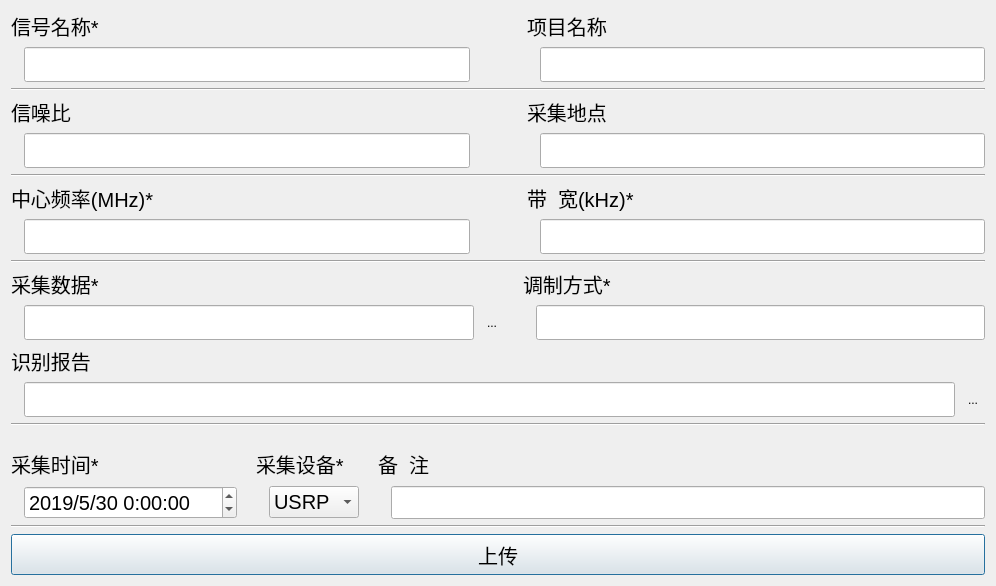
<?xml version="1.0" encoding="UTF-8"?>
<ui version="4.0">
 <class>Dialog</class>
 <widget class="QDialog" name="Dialog">
  <property name="geometry">
   <rect>
    <x>0</x>
    <y>0</y>
    <width>996</width>
    <height>586</height>
   </rect>
  </property>
  <property name="minimumSize">
   <size>
    <width>0</width>
    <height>0</height>
   </size>
  </property>
  <property name="maximumSize">
   <size>
    <width>16777215</width>
    <height>16777215</height>
   </size>
  </property>
  <property name="windowTitle">
   <string>现场干扰数据IQ识别记录</string>
  </property>
  <layout class="QVBoxLayout" name="verticalLayout">
   <item>
    <layout class="QGridLayout" name="gridLayout_5">
     <item row="0" column="0" colspan="2">
      <widget class="QLabel" name="label_6">
       <property name="font">
        <font>
         <pointsize>15</pointsize>
        </font>
       </property>
       <property name="text">
        <string>信号名称*</string>
       </property>
      </widget>
     </item>
     <item row="0" column="3" colspan="2">
      <widget class="QLabel" name="label_5">
       <property name="font">
        <font>
         <pointsize>15</pointsize>
        </font>
       </property>
       <property name="text">
        <string>项目名称</string>
       </property>
      </widget>
     </item>
     <item row="1" column="0">
      <widget class="QLabel" name="label_11">
       <property name="text">
        <string/>
       </property>
      </widget>
     </item>
     <item row="1" column="1">
      <widget class="QLineEdit" name="lineEdit_3">
       <property name="minimumSize">
        <size>
         <width>0</width>
         <height>35</height>
        </size>
       </property>
       <property name="font">
        <font>
         <pointsize>15</pointsize>
        </font>
       </property>
       <property name="text">
        <string/>
       </property>
      </widget>
     </item>
     <item row="1" column="2">
      <widget class="QLabel" name="label_30">
       <property name="minimumSize">
        <size>
         <width>45</width>
         <height>0</height>
        </size>
       </property>
       <property name="text">
        <string/>
       </property>
      </widget>
     </item>
     <item row="1" column="3">
      <widget class="QLabel" name="label_9">
       <property name="text">
        <string/>
       </property>
      </widget>
     </item>
     <item row="1" column="4">
      <widget class="QLineEdit" name="lineEdit_2">
       <property name="minimumSize">
        <size>
         <width>0</width>
         <height>35</height>
        </size>
       </property>
       <property name="font">
        <font>
         <pointsize>15</pointsize>
        </font>
       </property>
      </widget>
     </item>
    </layout>
   </item>
   <item>
    <widget class="Line" name="line_2">
     <property name="orientation">
      <enum>Qt::Horizontal</enum>
     </property>
    </widget>
   </item>
   <item>
    <layout class="QGridLayout" name="gridLayout_2">
     <item row="1" column="0">
      <widget class="QLabel" name="label_15">
       <property name="text">
        <string/>
       </property>
      </widget>
     </item>
     <item row="0" column="0" colspan="2">
      <widget class="QLabel" name="label_8">
       <property name="minimumSize">
        <size>
         <width>81</width>
         <height>0</height>
        </size>
       </property>
       <property name="maximumSize">
        <size>
         <width>81</width>
         <height>16777215</height>
        </size>
       </property>
       <property name="font">
        <font>
         <pointsize>15</pointsize>
        </font>
       </property>
       <property name="text">
        <string>信噪比</string>
       </property>
      </widget>
     </item>
     <item row="1" column="2">
      <widget class="QLabel" name="label_28">
       <property name="minimumSize">
        <size>
         <width>45</width>
         <height>0</height>
        </size>
       </property>
       <property name="text">
        <string/>
       </property>
      </widget>
     </item>
     <item row="0" column="3" colspan="2">
      <widget class="QLabel" name="label_10">
       <property name="font">
        <font>
         <pointsize>15</pointsize>
        </font>
       </property>
       <property name="text">
        <string>采集地点</string>
       </property>
      </widget>
     </item>
     <item row="1" column="1">
      <widget class="QLineEdit" name="lineEdit_5">
       <property name="minimumSize">
        <size>
         <width>165</width>
         <height>35</height>
        </size>
       </property>
       <property name="maximumSize">
        <size>
         <width>16777215</width>
         <height>16777215</height>
        </size>
       </property>
       <property name="font">
        <font>
         <pointsize>15</pointsize>
        </font>
       </property>
      </widget>
     </item>
     <item row="1" column="3">
      <widget class="QLabel" name="label_19">
       <property name="text">
        <string/>
       </property>
      </widget>
     </item>
     <item row="1" column="4">
      <widget class="QLineEdit" name="lineEdit_6">
       <property name="minimumSize">
        <size>
         <width>0</width>
         <height>35</height>
        </size>
       </property>
       <property name="font">
        <font>
         <pointsize>15</pointsize>
        </font>
       </property>
      </widget>
     </item>
    </layout>
   </item>
   <item>
    <widget class="Line" name="line_3">
     <property name="orientation">
      <enum>Qt::Horizontal</enum>
     </property>
    </widget>
   </item>
   <item>
    <layout class="QGridLayout" name="gridLayout_3">
     <item row="0" column="0" colspan="2">
      <widget class="QLabel" name="label_14">
       <property name="minimumSize">
        <size>
         <width>81</width>
         <height>0</height>
        </size>
       </property>
       <property name="maximumSize">
        <size>
         <width>16777215</width>
         <height>16777215</height>
        </size>
       </property>
       <property name="font">
        <font>
         <pointsize>15</pointsize>
        </font>
       </property>
       <property name="text">
        <string>中心频率(MHz)*</string>
       </property>
      </widget>
     </item>
     <item row="1" column="0">
      <widget class="QLabel" name="label_20">
       <property name="text">
        <string/>
       </property>
      </widget>
     </item>
     <item row="1" column="1">
      <widget class="QLineEdit" name="lineEdit_10">
       <property name="minimumSize">
        <size>
         <width>165</width>
         <height>35</height>
        </size>
       </property>
       <property name="maximumSize">
        <size>
         <width>16777215</width>
         <height>16777215</height>
        </size>
       </property>
       <property name="font">
        <font>
         <pointsize>15</pointsize>
        </font>
       </property>
      </widget>
     </item>
     <item row="1" column="3">
      <widget class="QLabel" name="label_21">
       <property name="text">
        <string/>
       </property>
      </widget>
     </item>
     <item row="1" column="4">
      <widget class="QLineEdit" name="lineEdit_9">
       <property name="minimumSize">
        <size>
         <width>165</width>
         <height>35</height>
        </size>
       </property>
       <property name="maximumSize">
        <size>
         <width>16777215</width>
         <height>16777215</height>
        </size>
       </property>
       <property name="font">
        <font>
         <pointsize>15</pointsize>
        </font>
       </property>
      </widget>
     </item>
     <item row="0" column="3" colspan="2">
      <widget class="QLabel" name="label_13">
       <property name="minimumSize">
        <size>
         <width>0</width>
         <height>0</height>
        </size>
       </property>
       <property name="maximumSize">
        <size>
         <width>16777215</width>
         <height>16777215</height>
        </size>
       </property>
       <property name="font">
        <font>
         <pointsize>15</pointsize>
        </font>
       </property>
       <property name="text">
        <string>带  宽(kHz)*</string>
       </property>
      </widget>
     </item>
     <item row="1" column="2">
      <widget class="QLabel" name="label_31">
       <property name="minimumSize">
        <size>
         <width>45</width>
         <height>0</height>
        </size>
       </property>
       <property name="text">
        <string/>
       </property>
      </widget>
     </item>
    </layout>
   </item>
   <item>
    <widget class="Line" name="line_4">
     <property name="orientation">
      <enum>Qt::Horizontal</enum>
     </property>
    </widget>
   </item>
   <item>
    <layout class="QGridLayout" name="gridLayout_4">
     <item row="0" column="0" colspan="2">
      <widget class="QLabel" name="label_3">
       <property name="font">
        <font>
         <pointsize>15</pointsize>
        </font>
       </property>
       <property name="text">
        <string>采集数据*</string>
       </property>
      </widget>
     </item>
     <item row="0" column="4" colspan="2">
      <widget class="QLabel" name="label_7">
       <property name="minimumSize">
        <size>
         <width>0</width>
         <height>0</height>
        </size>
       </property>
       <property name="maximumSize">
        <size>
         <width>16777215</width>
         <height>16777215</height>
        </size>
       </property>
       <property name="font">
        <font>
         <pointsize>15</pointsize>
        </font>
       </property>
       <property name="text">
        <string>调制方式*</string>
       </property>
      </widget>
     </item>
     <item row="1" column="0">
      <widget class="QLabel" name="label_22">
       <property name="text">
        <string/>
       </property>
      </widget>
     </item>
     <item row="1" column="1">
      <widget class="QLineEdit" name="lineEdit">
       <property name="minimumSize">
        <size>
         <width>0</width>
         <height>35</height>
        </size>
       </property>
       <property name="font">
        <font>
         <pointsize>15</pointsize>
        </font>
       </property>
      </widget>
     </item>
     <item row="1" column="2">
      <widget class="QToolButton" name="pushButton_1">
       <property name="text">
        <string>...</string>
       </property>
       <property name="icon">
        <iconset resource="file_ui/ziyuan.qrc">
         <normaloff>:/图标/openfile.png</normaloff>:/图标/openfile.png</iconset>
       </property>
       <property name="iconSize">
        <size>
         <width>30</width>
         <height>30</height>
        </size>
       </property>
       <property name="autoRaise">
        <bool>true</bool>
       </property>
      </widget>
     </item>
     <item row="1" column="3">
      <widget class="QLabel" name="label_32">
       <property name="text">
        <string/>
       </property>
      </widget>
     </item>
     <item row="1" column="4">
      <widget class="QLabel" name="label_23">
       <property name="text">
        <string/>
       </property>
      </widget>
     </item>
     <item row="1" column="5">
      <widget class="QLineEdit" name="lineEdit_4">
       <property name="minimumSize">
        <size>
         <width>165</width>
         <height>35</height>
        </size>
       </property>
       <property name="maximumSize">
        <size>
         <width>16777215</width>
         <height>16777215</height>
        </size>
       </property>
       <property name="font">
        <font>
         <pointsize>15</pointsize>
        </font>
       </property>
      </widget>
     </item>
    </layout>
   </item>
   <item>
    <layout class="QGridLayout" name="gridLayout_6">
     <item row="0" column="0" colspan="2">
      <widget class="QLabel" name="label_4">
       <property name="font">
        <font>
         <pointsize>15</pointsize>
        </font>
       </property>
       <property name="text">
        <string>识别报告</string>
       </property>
      </widget>
     </item>
     <item row="1" column="0">
      <widget class="QLabel" name="label_29">
       <property name="text">
        <string/>
       </property>
      </widget>
     </item>
     <item row="1" column="1">
      <widget class="QLineEdit" name="lineEdit_7">
       <property name="minimumSize">
        <size>
         <width>0</width>
         <height>35</height>
        </size>
       </property>
       <property name="font">
        <font>
         <pointsize>15</pointsize>
        </font>
       </property>
      </widget>
     </item>
     <item row="1" column="2">
      <widget class="QToolButton" name="pushButton_2">
       <property name="text">
        <string>...</string>
       </property>
       <property name="icon">
        <iconset resource="file_ui/ziyuan.qrc">
         <normaloff>:/图标/openfile.png</normaloff>:/图标/openfile.png</iconset>
       </property>
       <property name="iconSize">
        <size>
         <width>30</width>
         <height>30</height>
        </size>
       </property>
       <property name="autoRaise">
        <bool>true</bool>
       </property>
      </widget>
     </item>
    </layout>
   </item>
   <item>
    <widget class="Line" name="line_5">
     <property name="orientation">
      <enum>Qt::Horizontal</enum>
     </property>
    </widget>
   </item>
   <item>
    <widget class="QLabel" name="label_27">
     <property name="maximumSize">
      <size>
       <width>16777215</width>
       <height>10</height>
      </size>
     </property>
     <property name="text">
      <string/>
     </property>
    </widget>
   </item>
   <item>
    <layout class="QGridLayout" name="gridLayout">
     <item row="0" column="3" colspan="2">
      <widget class="QLabel" name="label">
       <property name="font">
        <font>
         <pointsize>15</pointsize>
        </font>
       </property>
       <property name="text">
        <string>采集设备*</string>
       </property>
      </widget>
     </item>
     <item row="1" column="7">
      <widget class="QLineEdit" name="lineEdit_8">
       <property name="minimumSize">
        <size>
         <width>0</width>
         <height>0</height>
        </size>
       </property>
       <property name="maximumSize">
        <size>
         <width>16777215</width>
         <height>81</height>
        </size>
       </property>
       <property name="font">
        <font>
         <pointsize>15</pointsize>
        </font>
       </property>
      </widget>
     </item>
     <item row="1" column="6">
      <widget class="QLabel" name="label_25">
       <property name="text">
        <string/>
       </property>
      </widget>
     </item>
     <item row="0" column="0" colspan="2">
      <widget class="QLabel" name="label_2">
       <property name="font">
        <font>
         <pointsize>15</pointsize>
        </font>
       </property>
       <property name="text">
        <string>采集时间*</string>
       </property>
      </widget>
     </item>
     <item row="1" column="3">
      <widget class="QLabel" name="label_26">
       <property name="text">
        <string/>
       </property>
      </widget>
     </item>
     <item row="1" column="1">
      <widget class="QDateTimeEdit" name="dateTimeEdit">
       <property name="maximumSize">
        <size>
         <width>16777215</width>
         <height>16777215</height>
        </size>
       </property>
       <property name="font">
        <font>
         <pointsize>15</pointsize>
        </font>
       </property>
       <property name="date">
        <date>
         <year>2019</year>
         <month>5</month>
         <day>30</day>
        </date>
       </property>
       <property name="displayFormat">
        <string>yyyy/M/d H:mm:ss</string>
       </property>
      </widget>
     </item>
     <item row="0" column="6" colspan="2">
      <widget class="QLabel" name="label_12">
       <property name="minimumSize">
        <size>
         <width>81</width>
         <height>0</height>
        </size>
       </property>
       <property name="maximumSize">
        <size>
         <width>11111</width>
         <height>16777215</height>
        </size>
       </property>
       <property name="font">
        <font>
         <pointsize>15</pointsize>
        </font>
       </property>
       <property name="text">
        <string>备  注</string>
       </property>
      </widget>
     </item>
     <item row="1" column="4">
      <widget class="QComboBox" name="comboBox">
       <property name="font">
        <font>
         <pointsize>15</pointsize>
        </font>
       </property>
       <item>
        <property name="text">
         <string>USRP</string>
        </property>
       </item>
       <item>
        <property name="text">
         <string>示波器</string>
        </property>
       </item>
      </widget>
     </item>
     <item row="1" column="0">
      <widget class="QLabel" name="label_24">
       <property name="maximumSize">
        <size>
         <width>8</width>
         <height>16777215</height>
        </size>
       </property>
       <property name="text">
        <string/>
       </property>
      </widget>
     </item>
     <item row="1" column="5">
      <widget class="QLabel" name="label_33">
       <property name="text">
        <string/>
       </property>
      </widget>
     </item>
     <item row="1" column="2">
      <widget class="QLabel" name="label_34">
       <property name="text">
        <string/>
       </property>
      </widget>
     </item>
    </layout>
   </item>
   <item>
    <widget class="Line" name="line">
     <property name="orientation">
      <enum>Qt::Horizontal</enum>
     </property>
    </widget>
   </item>
   <item>
    <widget class="QPushButton" name="pushButton_3">
     <property name="minimumSize">
      <size>
       <width>41</width>
       <height>41</height>
      </size>
     </property>
     <property name="font">
      <font>
       <pointsize>15</pointsize>
      </font>
     </property>
     <property name="text">
      <string>上传</string>
     </property>
    </widget>
   </item>
  </layout>
 </widget>
 <resources>
  <include location="file_ui/ziyuan.qrc"/>
 </resources>
 <connections/>
</ui>
